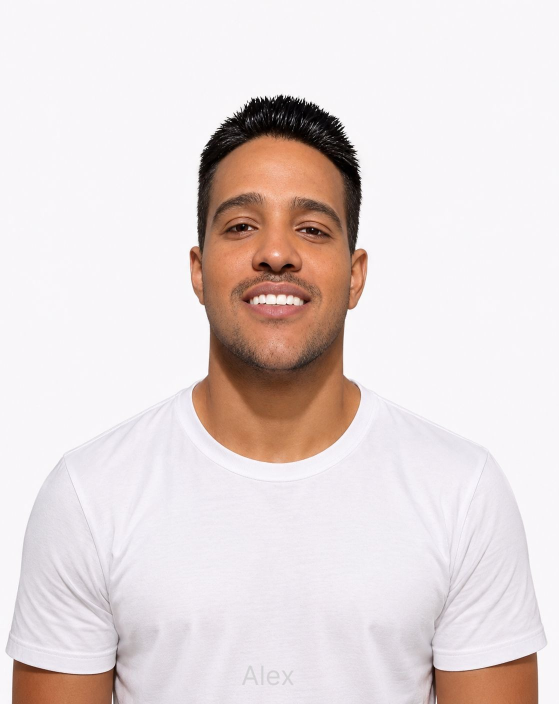
#> input picture reuniao-mensal-2026-10/fotos-originais/alex.jpg, 1117 x 1408 px, given in place of lucas.jpg, which was not available (shown at 1/2 size)
$ python preparar_fotos.py
#> lines starting #> are read from the running program, lines starting #| are printed output that depends on the picture
"""Recorta as fotos de fotos-originais/ para assets/ (mesmos parâmetros usados no vídeo).
Uso: python3 scripts/preparar_fotos.py   (rodar dentro de reuniao-mensal-2026-10)
Para uma pessoa nova: adicione a foto em fotos-originais/ e uma linha em REDONDAS
(x, y, lado do quadrado em pixels da foto original, rosto centralizado)."""
from PIL import Image, ImageEnhance

# recorte quadrado -> assets/foto_<nome>.jpg (600x600), usado nos círculos
REDONDAS = {
    'lucas': (70, 200, 1150), 'margarida': (330, 340, 920), 'cecilia': (210, 130, 860),
    'alex': (180, 140, 760), 'bernardo': (280, 90, 820), 'camila': (370, 150, 820),
    'daiani': (210, 130, 820), 'yasmin': (290, 420, 760), 'silvia': (50, 0, 1206),
    'tatiane': (330, 300, 840),
}
# recorte largo 3:2 -> assets/foto_<nome>_w.jpg (900x600), usado nos cards do pódio
LARGAS = {'lucas': (100, 260, 1500), 'margarida': (60, 330, 1320), 'daiani': (0, 90, 1199)}

def tratar(im):
    im = ImageEnhance.Contrast(im).enhance(1.03)
    return ImageEnhance.Color(im).enhance(0.95)

for n, (x, y, s) in REDONDAS.items():
    im = Image.open(f'fotos-originais/{n}.jpg').convert('RGB').crop((x, y, x + s, y + s))
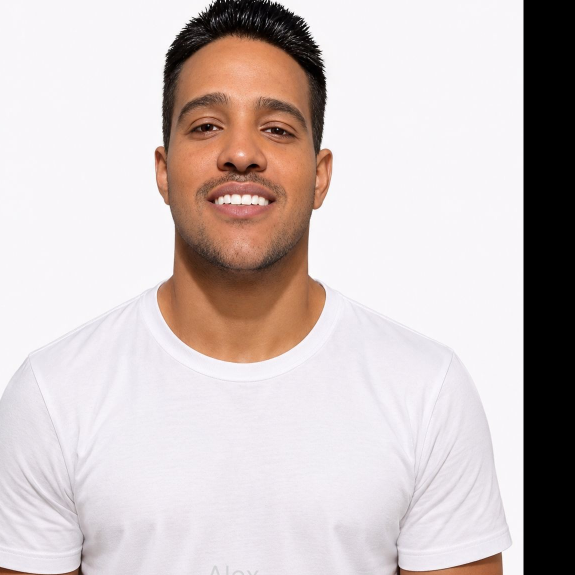
#> im: PIL image 1150x1150 RGB (shown at 1/2 size); mean R, G, B 205.5, 194.6, 193.8
    tratar(im.resize((600, 600), Image.LANCZOS)).save(f'assets/foto_{n}.jpg', quality=93)
#> in tratar, `im = ImageEnhance.Contrast(im).enhance(1.03)`:
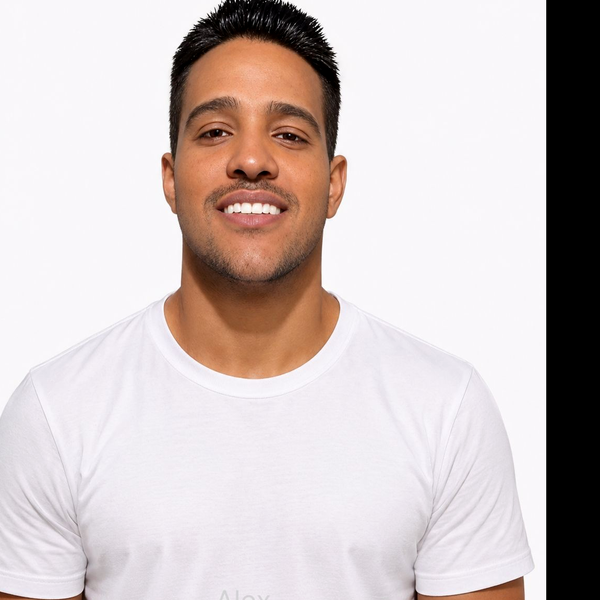
#> im: PIL image 600x600 RGB; mean R, G, B 205.8, 194.7, 193.8
#> pass 2 of the loop `for n, (x, y, s) in REDONDAS.items():`:
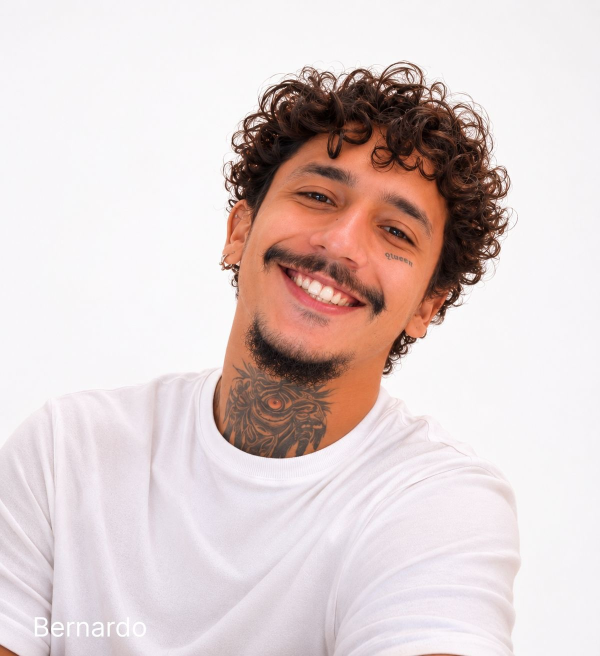
#> input picture reuniao-mensal-2026-10/fotos-originais/bernardo.jpg, 1199 x 1312 px, given in place of margarida.jpg, which was not available (shown at 1/2 size)
#> `im = Image.open(f'fotos-originais/{n}.jpg').convert('RGB').crop((x, y,..`:
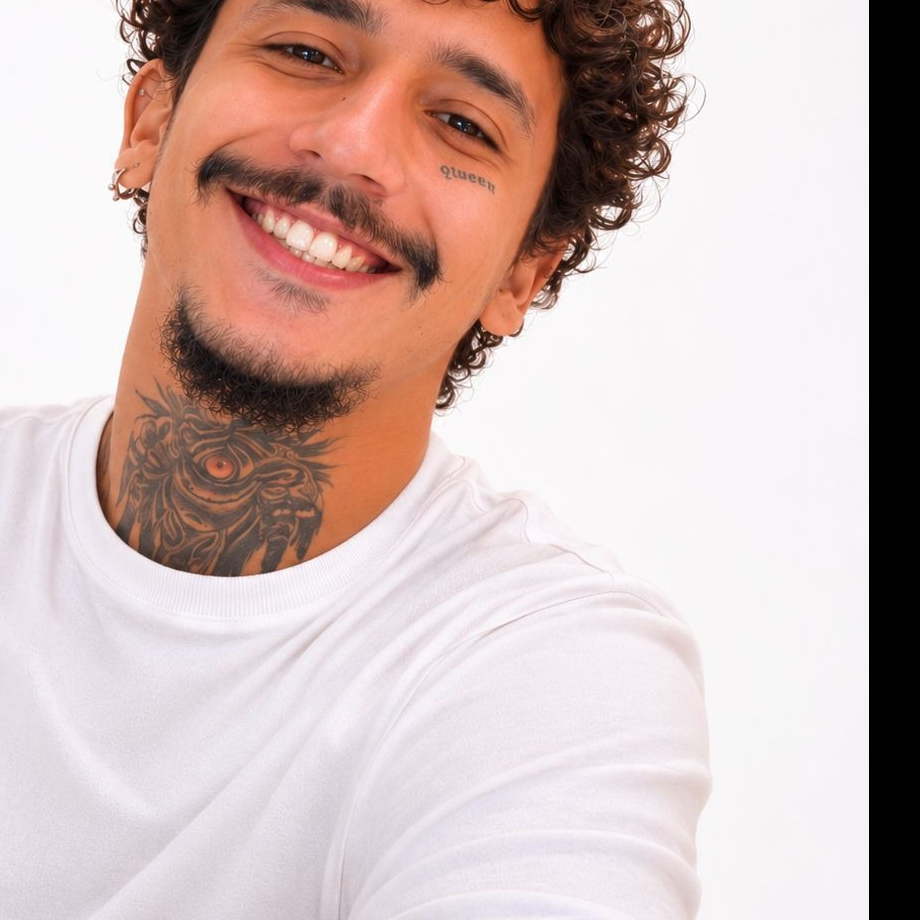
#> im: PIL image 920x920 RGB; mean R, G, B 205.9, 184.7, 181.3
#> pass 3 of the loop `for n, (x, y, s) in REDONDAS.items():`:
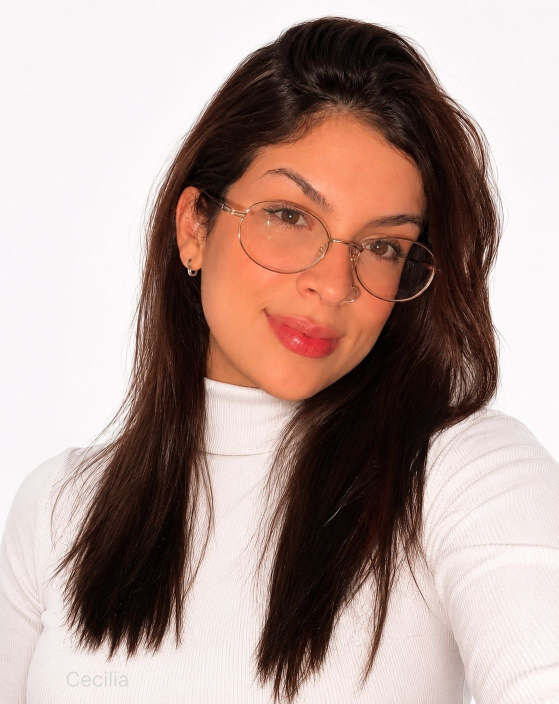
#> input picture reuniao-mensal-2026-10/fotos-originais/cecilia.jpg, 1117 x 1408 px, found by its file name (shown at 1/2 size)
#> `im = Image.open(f'fotos-originais/{n}.jpg').convert('RGB').crop((x, y,..`:
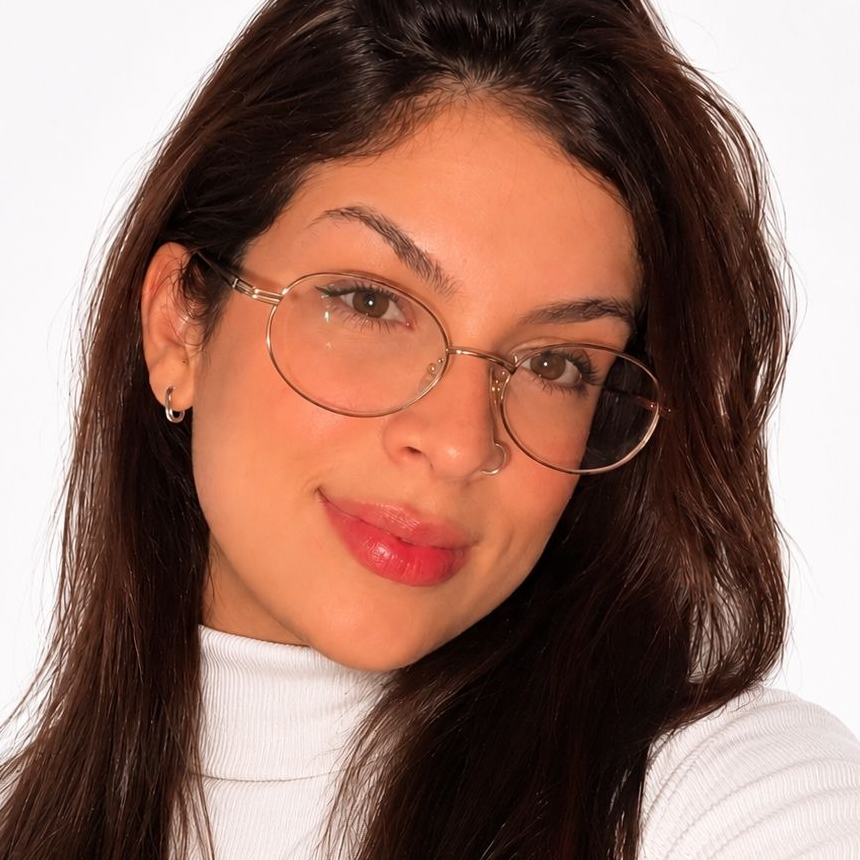
#> im: PIL image 860x860 RGB; mean R, G, B 150.2, 114.9, 102.8
#> (the run stopped early here; a loop or call above may not have finished)
